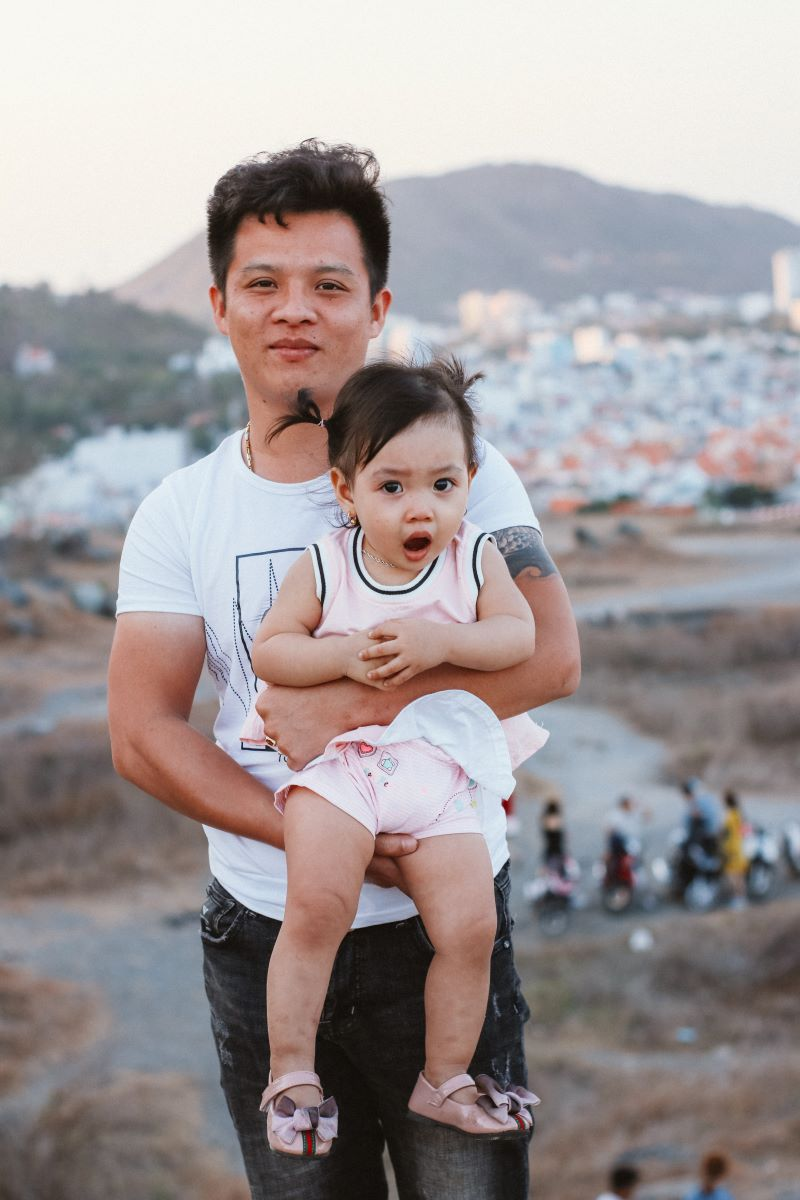
#> input picture f5.jpg, 800 x 1200 px, found by its file name
$ python main.py
#> lines starting #> are read from the running program, lines starting #| are printed output that depends on the picture
import cv2

img = cv2.imread('images/f5.jpg')
#> img is the input picture: shape (1200, 800, 3); mean B, G, R 151.9, 151.3, 159.3
gray = cv2.cvtColor(img, cv2.COLOR_BGR2GRAY)
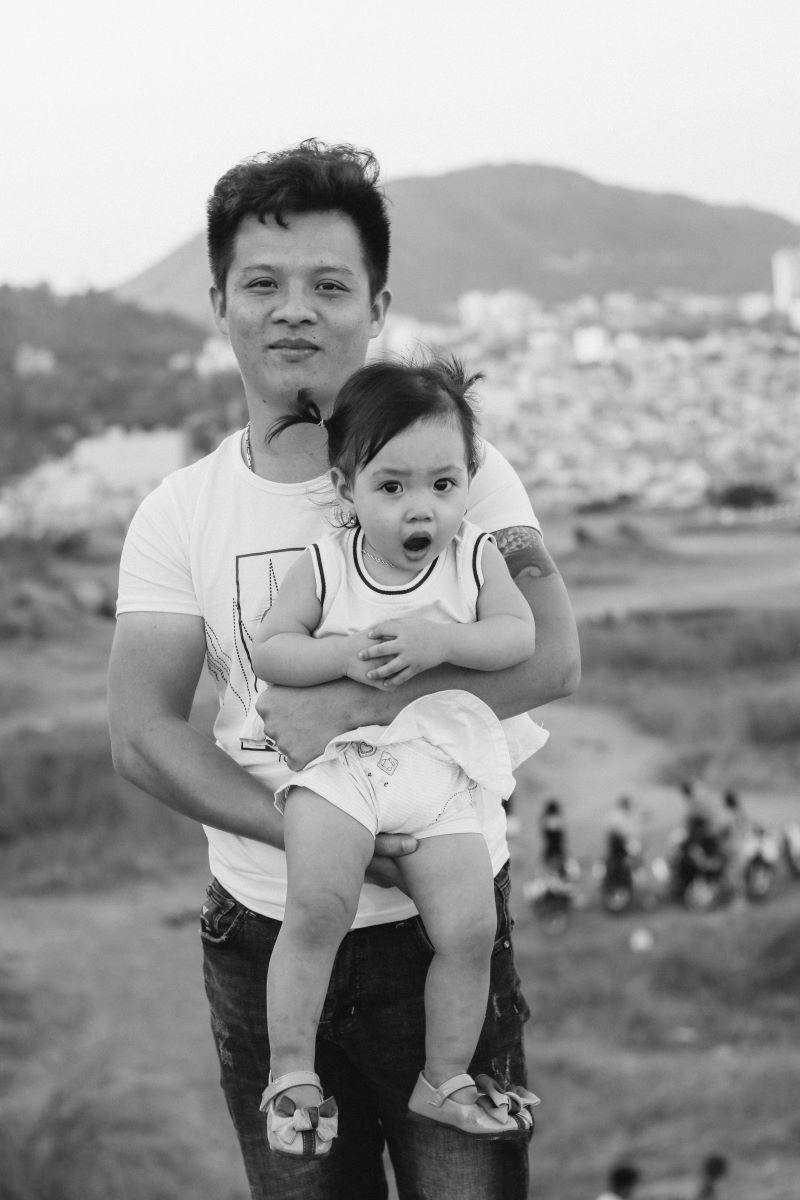
#> gray: shape (1200, 800); min 0, max 254, mean 153.8

#> (the run stopped early here; a loop or call above may not have finished)

$ run again, with f1.jpg copied over f5.jpg
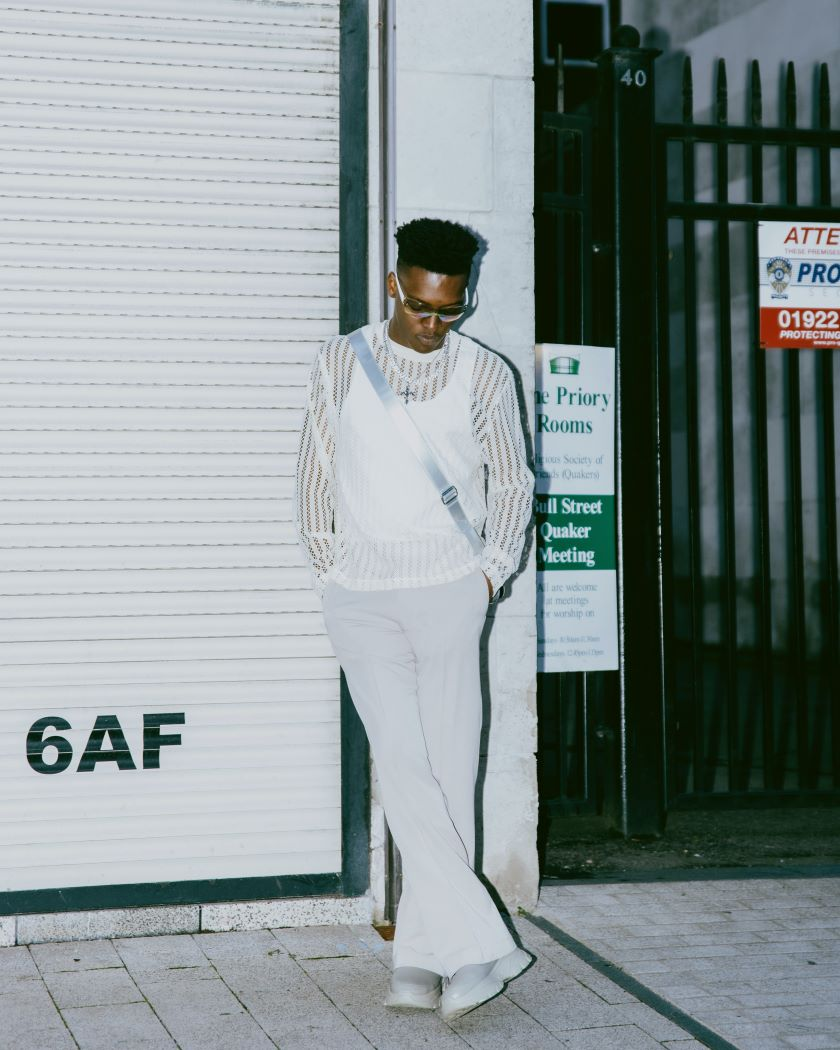
#> input picture f1.jpg, 840 x 1050 px, found by its file name
#> img is the input picture: shape (1050, 840, 3); mean B, G, R 146.2, 145.7, 135.1
#> `gray = cv2.cvtColor(img, cv2.COLOR_BGR2GRAY)`:
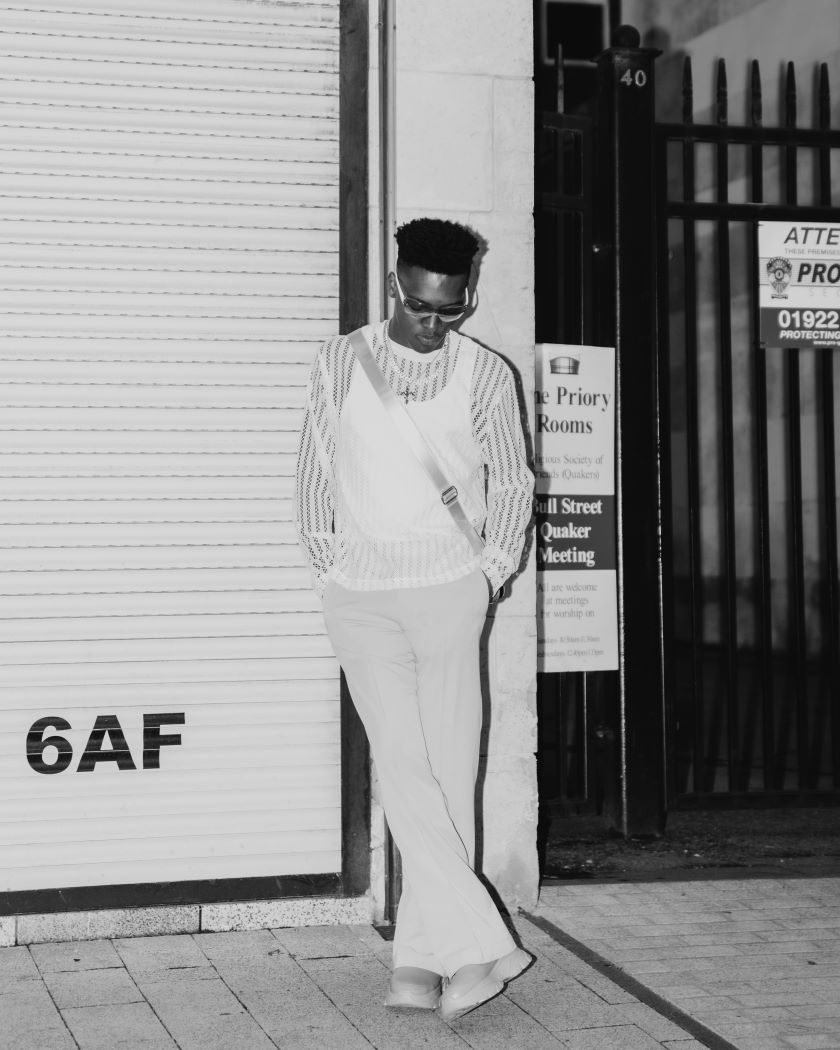
#> gray: shape (1050, 840); min 2, max 238, mean 142.6

$ run again, with f2.jpg copied over f5.jpg
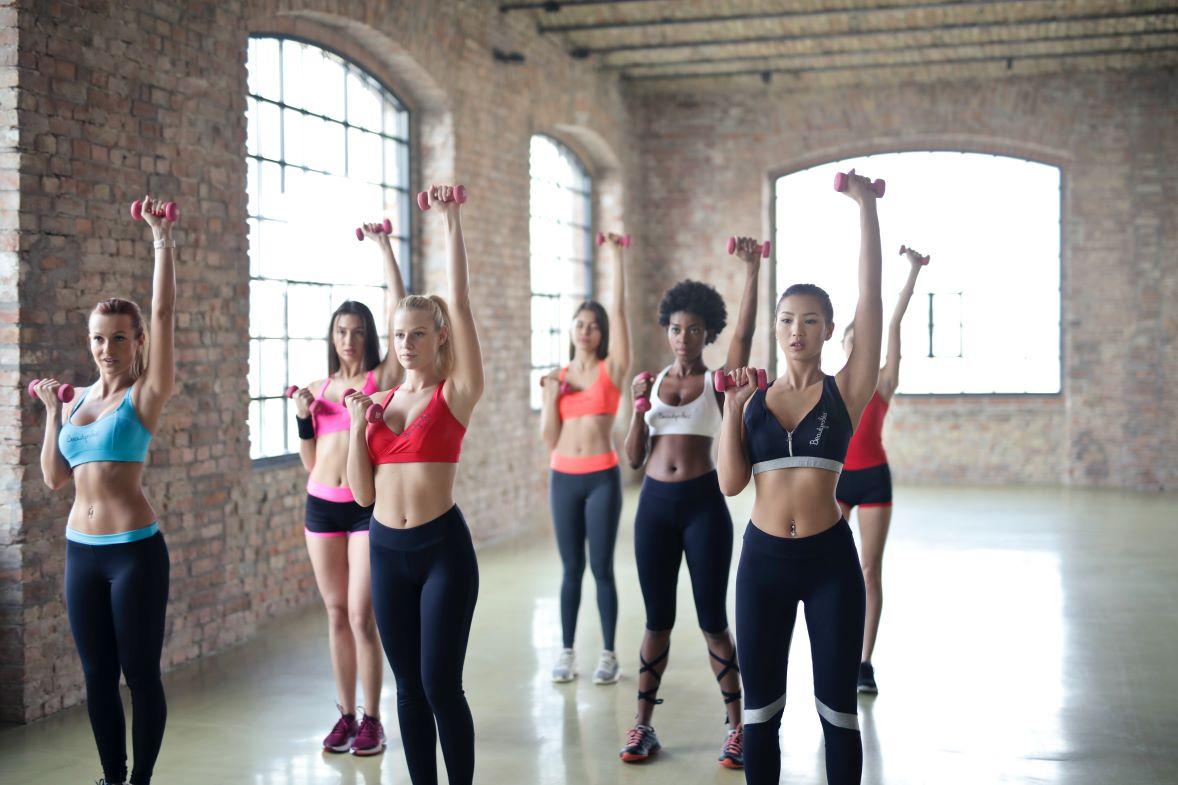
#> input picture f2.jpg, 1178 x 785 px, found by its file name
#> img is the input picture: shape (785, 1178, 3); mean B, G, R 139, 141.7, 148
#> `gray = cv2.cvtColor(img, cv2.COLOR_BGR2GRAY)`:
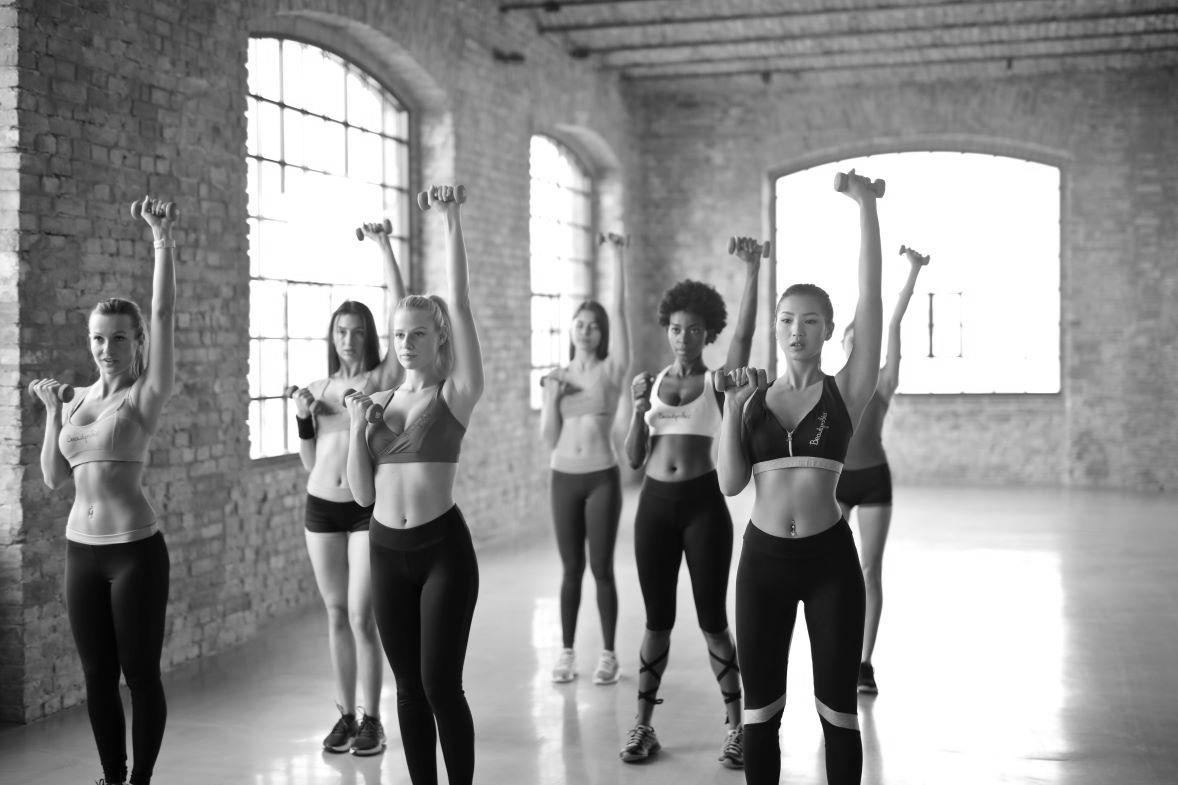
#> gray: shape (785, 1178); min 0, max 255, mean 143.3
